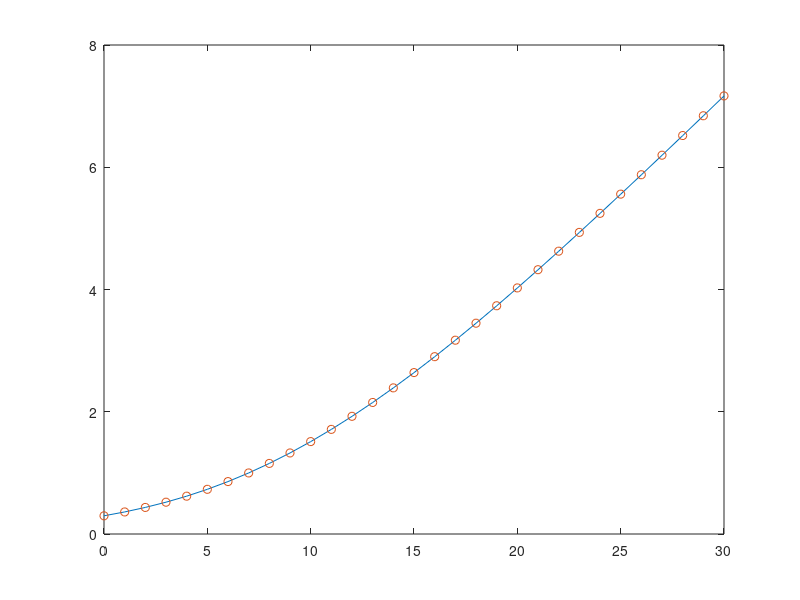

This figure's MATLAB source:
clc
lamda = 1;
B = 1;
anpha = 0.75;
P0dB = 0:1:30;
P0 = 10.^(P0dB./10);
%--------
P1 = P0.*anpha;
P2 = P0.*(1-anpha);
%--------------------ly thuyet-----------------------
for i= 1:length(P0dB)
%-------------hang so truoc dau tich phan-----------
    HS(i) = (exp(lamda/P2(i)))/(lamda*log(2));
%-------------tich phan--------------------
    TP(i) = expint((lamda/P2(i)));
%----result
    C_LT(i) = HS(i)*TP(i);
end
%--------------------Mo phong-------------------------
N = 10^5;
g= gamrnd(1,1,1,N);
SNR = zeros(N,length(P0dB));
for i = 1:length(P0dB)    
    for j = 1:N
        SNR(j,i) = P2(i)*g(j);
    end
end
%--
C_MP = sum(B.*log2(1+SNR))/N;
 plot( P0dB,C_MP,P0dB,C_LT,'o');
